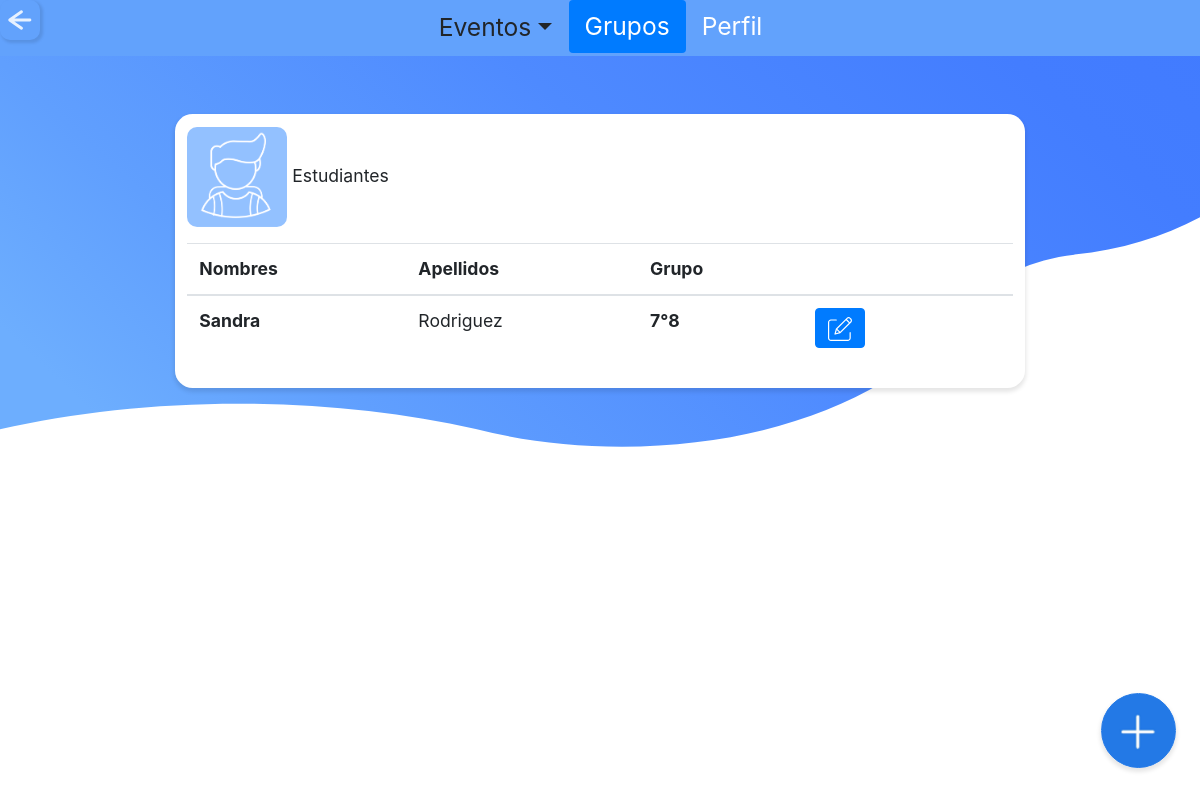
Screenshot of /admin/estudiantes.php (signed in) with the database file from the repository.
### tables this page shows
CREATE TABLE `tbl_estudiante` (
  `id_estudiante` varchar(10) NOT NULL,
  `nombre_e` varchar(30) NOT NULL,
  `apellido_e` varchar(30) NOT NULL,
  `matricula_e` varchar(20) NOT NULL,
  `correo_e` varchar(60) NOT NULL,
  `contrasena_e` varchar(20) NOT NULL,
  `codigo_g` varchar(10) NOT NULL
);

CREATE TABLE `tbl_grupo` (
  `codigo_g` varchar(10) NOT NULL,
  `grado_g` int(11) NOT NULL,
  `grupo_g` varchar(3) NOT NULL,
  `id_jornada` varchar(3) DEFAULT NULL
);

### admin/estudiantes.php (the view, shortened to what this page needs)
<?php
  include "../php/conexion.php";
  include "../php/variables.php";
?>
<!doctype html>
<html>
  <head>
  <?php
    $title="Administrador | SchoolTime";
    echo Links($title);
    ?>
  </head>
  <body>
    <?php
    $titulo="grupos";
    echo Eventos($titulo); ?>
<br>
<br>
<br>
<br>
<div class="center-90">
<div class="titulo_perfil default">
  <div class="medio">
  <div class="row no-gutters">
  <div class="col-md-3">
  <img class="tipo-evento" src="../iconos/estudiante.png">
  Estudiantes
  </div>
  <div class="col-md-9">
  </div>
  </div>
    <div class="table-responsive">
    <table class="table margin-top-1">
    <thead>
    <tr>
      <th scope="col">Nombres</th>
      <th>Apellidos</th>
      <th>Grupo</th>
      <th></th>
      <th></th>
    </tr>
  </thead>
  <?php
	$queryDoc="SELECT * FROM tbl_estudiante ORDER BY nombre_e";
	$resultadoDoc=$conexion->query($queryDoc);
	while ($rowDoc=$resultadoDoc->fetch_assoc()){
  ?>
  <tbody>
    <tr>
    <th scope="col"> <?php echo $rowDoc['nombre_e']?> </th>
     <td> <?php echo $rowDoc['apellido_e']?> </td>
     <?php
     $codigo = $rowDoc['codigo_g'];
     $query="SELECT * FROM tbl_grupo WHERE codigo_g='$codigo'";
     $resultadoG=$conexion->query($query);
     $rowG=$resultadoG->fetch_assoc();
     ?>
     <th><?php
      echo $rowG['grado_g'];?>°<?php echo $rowG['grupo_g'];
      ?></th>
     <td>
      <a  href="actualizar_est.php?id=<?php echo $rowDoc['id_estudiante']?>" style="color: white; text-decoration: none; ">
     <button type="button" class="btn btn-primary btn-icon-2">
      <img class="icon" src="../svg/edit.svg"></button></a>
     </td>
    </tr>
    <?php
}
?>
  </tbody>
</table>
</div>
  </div>
</div>
</div>
<center>
  <div class="form-check form-check-inline">
  <input class="btn_ok large" type="button" onclick="window.location.href = '<?php echo $n_estudiante?>';" value="Nuevo Estudiante">
  </div>
  </center>
  </body>
</html>

### css/style.css (style rules this page uses)
* { padding: 0; margin: 0; }
body { background: url(../svg/back_one.svg) no-repeat center center fixed; background-size: cover; font-size: 110%; }
.center-90 { margin: 0 auto; max-width: 90%; padding: 0.5em; border: 0px solid #CCC; border-radius: 1em; background-color: transparent; }
.icon { width:100%; }
.btn-icon-2 { max-width:50px; }
.btn_ok { position: fixed; bottom: 0; right: 1.5rem; display: inline-block; font-weight: 400; color: transparent; -webkit-user-select: none; -moz-user-select: none; -ms-user-select: none; user-select: none; width: 75px; height: 75px; box-shadow: 0px 3px 4px 1px rgba(0, 0, 0, 0.1); background-color: c; background: url(../iconos/nuevo_env.png) no-repeat center center; background-size: 100%; border: 1px solid #2379E6; padding: 0.375rem 0.75rem; margin-bottom: 2rem; line-height: 1.5; border-radius: 3rem; margin-left: -1.5rem; transition: width .7s; }
input { background-color: white; width: 80px; height: 80px; border-radius: 10px; border-color: transparent; color: transparent; box-shadow: 2px 2px 3px 1px rgba(0, 0, 0, 0.1); }
.large { font-size: 140%; }
.tipo-evento { background-color: white; width: 100px; height: 100px; border-radius: 10px; border-color: #F2F2F2; color: transparent; }
.medio { margin: 0 auto; max-width: 80%; padding: 0.7em; border: 0px solid #CCC; box-shadow: 0px 3px 4px 1px rgba(0, 0, 0, 0.1); border-radius: 1em; background-color: white; margin-bottom: 0.6rem; text-decoration: none; }
.margin-top-1 { margin-top: 1rem; }

### rows the page displays
tbl_estudiante: nombre_e "Sandra", apellido_e "Rodriguez", codigo_g.grado_g "7", codigo_g.grupo_g "8"
